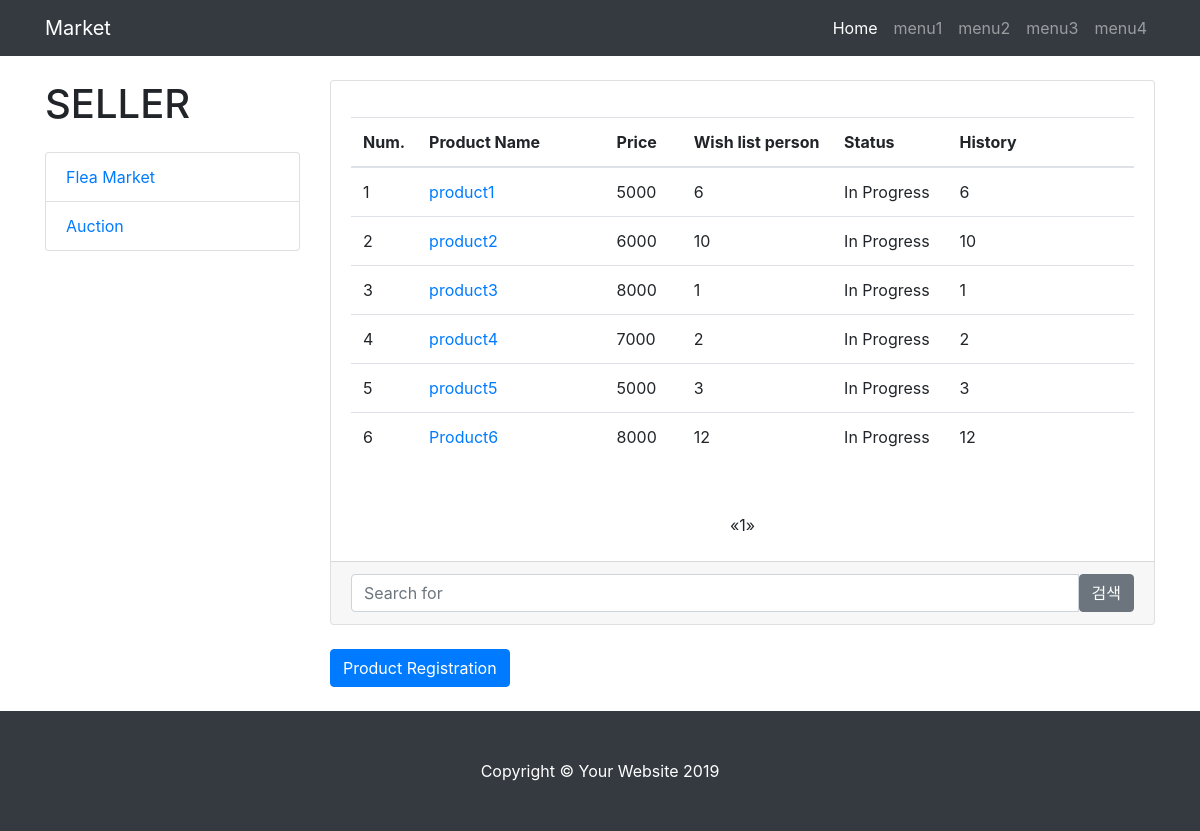
/seller/ (signed in), run on an earlier commit of the app's database.
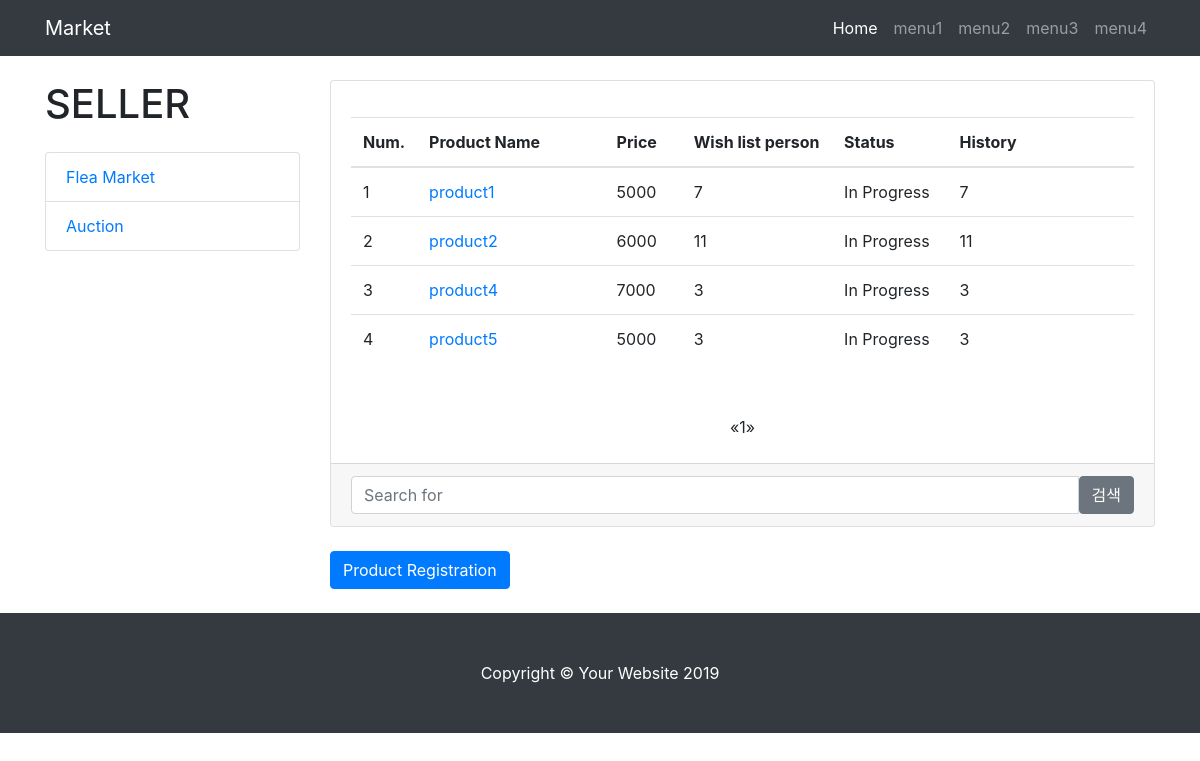
And on a later commit of the database.
### market/models.py (models this page shows)
class Product(models.Model):
    created_date = models.DateTimeField(auto_now_add=True)
    content = models.TextField(blank=True)
    view = models.IntegerField(default=0)
    name = models.CharField(max_length=30, blank=True)
    type = models.CharField(max_length=20)      # 경매인지 그냥인지
    price = models.IntegerField(default=0)      # 가격
    seller_name = models.CharField(max_length=20, blank=True) # 판매자 이름
    phone = models.CharField(max_length=20, blank=True) # 판매자 전화번호
    place = models.CharField(max_length=60, blank=True)    # 거래장소
    seller = models.ForeignKey(User, on_delete=models.CASCADE) #판매자 정보
    status = models.CharField(max_length=20)    # 판매중인지 종료인지
    photo = models.ImageField(blank=True)

### market/views.py (the view)
# urls.py: path('seller/', views.main, name='main'),
def main(request):
    user = get_object_or_404(User, username=request.user.username)
    boards = Product.objects.all().filter(seller_name=user.username)
    page = request.GET.get('page', 1)
    paginator = Paginator(boards, 20)
    try:
        lines = paginator.page(page)
    except PageNotAnInteger:
        lines = paginator.page(1)
    except EmptyPage:
        lines = paginator.page(paginator.num_pages)
    context = {'boards': lines}
    return render(request, 'main.html', context)

### templates/main.html (shortened to what the changed rows need)
{% load static %}
<!DOCTYPE html>
<html lang="en">
<head>
  <link href="{% static 'vendor/bootstrap/css/bootstrap.min.css' %}" rel="stylesheet">
  <link href="{% static 'css/blog-home.css' %}" rel="stylesheet">
</head>
<body>
  <div class="container">
 <div class="row">
<div class="col-lg-3">
        <h1 class="my-4">SELLER</h1>
      </div>
      <div class="col-lg-9">
        <div class="card mb-4">
          <div class="card-body">
            <p class="card-text"><div id="data" class="table-responsive">
    <table id="example" class="table">
        <thead>
        <tr>
            <th>Num.</th>
            <th>Product Name</th>
            <th>Price</th>
            <th>Wish list person</th>
            <th>Status</th>
            <th>History</th>
        </tr>
        </thead>
        <tbody>
        {% for board in boards %}
        <tr>
            <td data-label="Num." width=5%>{{ forloop.counter }}</td>
            <td data-label="Product Name" width=25%>
                <form action="{% url 'main' %}post={{ board.id }}" method="POST" title="{{ board.subject}}">
                    <a href="{% url 'main' %}post={{ board.id }}" value="{{ board.id }}">{{ board.name }}</a>
                </form>
            </td>
            <td data-label="Price" width=10%>{{ board.price }}</td>
            <td data-label="Wish" width=20%>{{ board.view }}</td>
            <td data-label="Status" width=15%>{{ board.status }}</td>
            <td data-label="History" width=25%>{{ board.view }}</td>
        </tr>
        {% endfor %}
        </tbody>
    </table>
</div>
              </p>
          </div>
        <ul class="pagination justify-content-center mb-4">
        {% for i in boards.paginator.page_range %}
          {% if boards.number == i %}
            <li class="active"><span>{{ i }} <span class="sr-only">(current)</span></span></li>
          {% else %}
            <li><a href="?page={{ i }}">{{ i }}</a></li>
          {% endif %}
        {% endfor %}
        </ul>
        </div>
      </div>
    </div>
  </div>
</body>
</html>

What changed in the data, as far as the page shows it:
removed Product: {{ board.id }} 5 (drawn), name "product3", price "8000", view "1", status "In Progress"
removed Product: {{ board.id }} 8 (drawn), name "Product6", price "8000", view "12", status "In Progress"
changed Product "product1": view "6" → "7"
changed Product "product2": view "10" → "11"
changed Product "product4": view "2" → "3"
